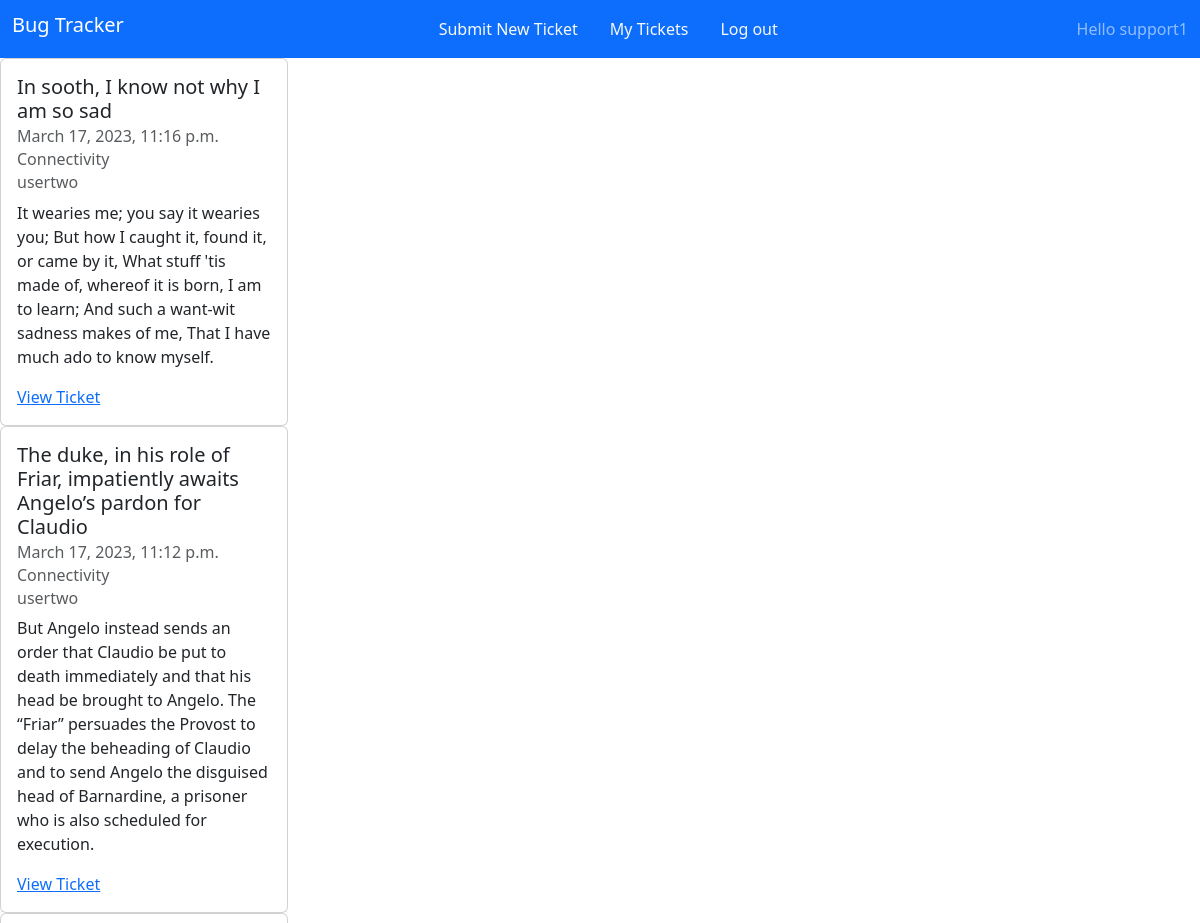
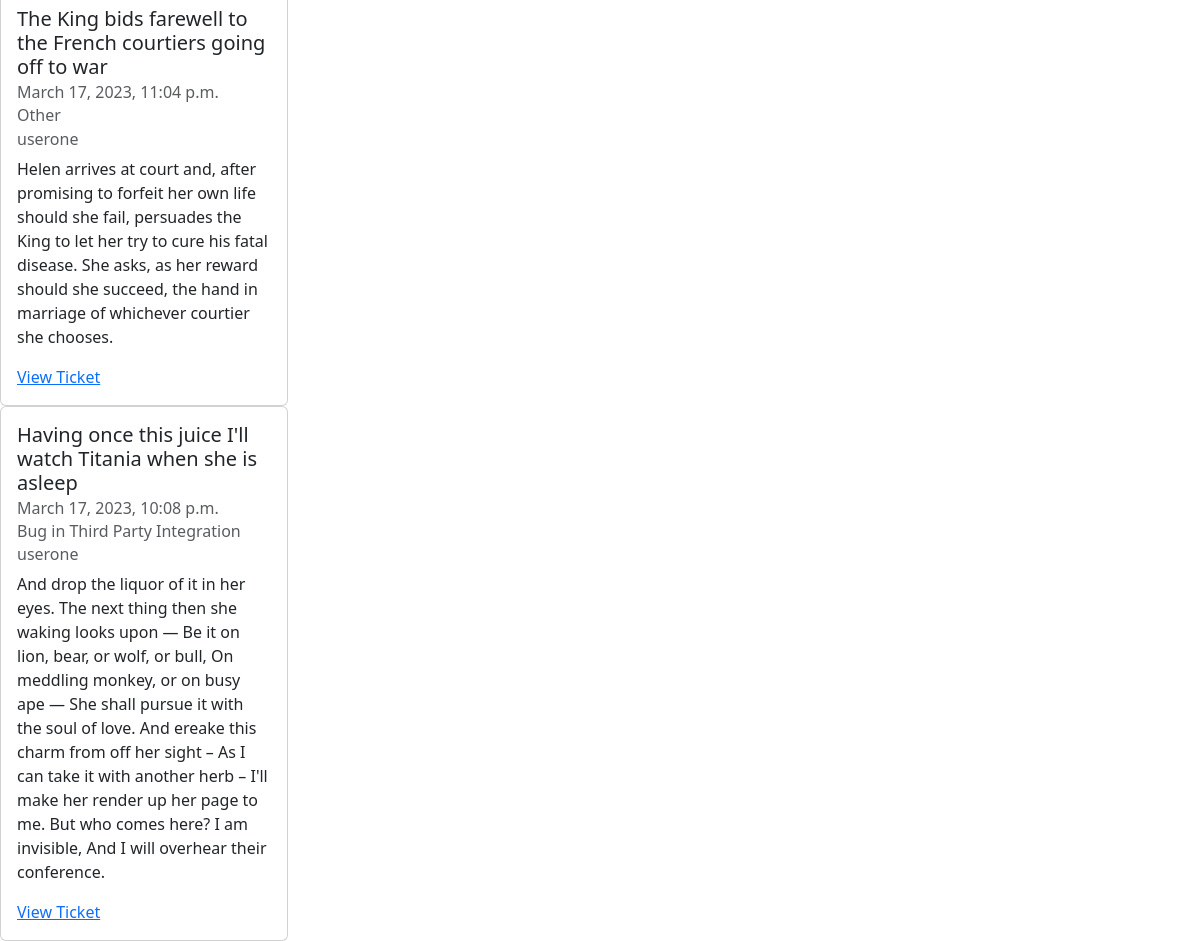
/view_tickets/ (signed in), run on the app's committed database (2 pictures, top to bottom).
### base_app/models.py (models this page shows, shortened)
class CreateTicket(models.Model):
    ticket_author = models.ForeignKey(User, on_delete=models.SET_NULL, null=True, blank=True)
    entry_id = models.UUIDField(
         primary_key = True,
         default = uuid.uuid4,
         editable = False)
    timestamp = models.DateTimeField(default=timezone.now)
    message_subject = models.CharField(max_length=100)
    message_body = models.TextField()
    """Setting the values for dropdown select menu for what kind of issue user is facing"""
    CONNECTIVITY = "Connectivity"
    HARDWARE = "Hardware"
    SOFTWARE = "Software"
    THIRD_PARTY = "Bug in Third Party Integration"
    USER_ERROR = "User error"
    OTHER = "Other"
    ISSUE_CHOICES = [
        (CONNECTIVITY, "Connectivity"),
        (HARDWARE, "Hardware"),
        (SOFTWARE, "Software"),
        (THIRD_PARTY, "Third Party Integration"),
        (USER_ERROR, "User error"),
        (OTHER, "Other"),
    ]
    """The dropdown menu"""
    issue_category = models.CharField("Issue Category", max_length=100, blank=False, choices=ISSUE_CHOICES, default=OTHER)
    class Meta:
        ordering = ("-timestamp",)

### base_app/views.py (the view)
# urls.py: path('view_tickets/', view_tickets, name="user_tickets"),
@login_required(login_url="login_page")
def view_tickets(request):
    user = request.user
    if user.is_staff == True:
        tickets = CreateTicket.objects.all()
    else:
        tickets = CreateTicket.objects.filter(ticket_author=request.user.id)
    context = {
        "tickets": tickets,
    }
    return render(request, "view_tickets.html", context)

### templates/view_tickets.html
{% extends 'base.html' %}
{% block content %}
{% for ticket in tickets %}
<div class="card" style="width: 18rem;">
    <div class="card-body">
      <h5 class="card-title">{{ ticket.message_subject }}</h5>
      <h6 class="card-subtitle mb-2 text-muted">{{ ticket.timestamp }}</h6>
      <h6 class="card-subtitle mb-2 text-muted">{{ ticket.issue_category }}</h6>
      <h6 class="card-subtitle mb-2 text-muted">{{ ticket.ticket_author }}</h6>
      <p class="card-text">{{ ticket.message_body }}</p>
      <a href="{% url 'ticket_detail' ticket.pk %}" class="card-link">View Ticket</a>
    </div>
  </div>
{% empty %}
<p>No tickets</p>
{% endfor %}
{% endblock content %}

### templates/base.html (shortened to what this page needs)
<!DOCTYPE html>
<html lang="en">
<head>
    {% load bootstrap5 %}
    {% bootstrap_css %}
</head>
<body>
    <nav class="navbar navbar-expand-lg navbar-dark bg-primary">
        <div class="container-fluid">
        <h1 class="navbar-brand">Bug Tracker</h1>
    <ul class="nav">
        <li class="nav-item">
            <a class="nav-link link-light" href="{% url 'ticket_page' %}">Submit New Ticket</a>
        </li>
        <li class="nav-item">
            <a class="nav-link link-light" href="{% url 'user_tickets' %}">My Tickets</a>
        </li>
        {% if request.user.is_authenticated %}<li class="nav-item">
            <a class="nav-link link-light" href="{% url 'logout' %}">Log out</a>
        </li>
        {% else %}<li class="nav-item">
            <a class="nav-link link-light" href="{% url 'login_page' %}">Log in</a>
        </li>{% endif %}
</ul>
<span class="navbar-text">
    Hello {{user}}
  </span>
</div>
</nav>
    {% block content %}
    {% endblock content %}
</body>
</html>

### data on the page
CreateTicket: message_subject "In sooth, I know not why I am so sad", timestamp "March 17, 2023, 11:16 p.m.", issue_category "Connectivity", ticket_author "usertwo", message_body "It wearies me; you say it wearies you; But how I caught it, found it, or came by it, What stuff 'tis made of, whereof it is born, I am to learn; And such a want-wit sadness makes of me, That I have much ado to know myself."
CreateTicket: message_subject "The duke, in his role of Friar, impatiently awaits Angelo’s pardon for Claudio", timestamp "March 17, 2023, 11:12 p.m.", issue_category "Connectivity", ticket_author "usertwo", message_body "But Angelo instead sends an order that Claudio be put to death immediately and that his head be brought to Angelo. The “Friar” persuades the Provost to delay the beheading of Claudio and to send Angelo the disguised head of Barnardine, a prisoner who is also scheduled for execution."
CreateTicket: message_subject "The King bids farewell to the French courtiers going off to war", timestamp "March 17, 2023, 11:04 p.m.", issue_category "Other", ticket_author "userone", message_body "Helen arrives at court and, after promising to forfeit her own life should she fail, persuades the King to let her try to cure his fatal disease. She asks, as her reward should she succeed, the hand in marriage of whichever courtier she chooses."
CreateTicket: message_subject "Having once this juice I'll watch Titania when she is asleep", timestamp "March 17, 2023, 10:08 p.m.", issue_category "Bug in Third Party Integration", ticket_author "userone", message_body "And drop the liquor of it in her eyes. The next thing then she waking looks upon — Be it on lion, bear, or wolf, or bull, On meddling monkey, or on busy ape — She shall pursue it with the soul of love. And ereake this charm from off her sight – As I can take it with another herb – I'll make her render up her page to me. But who comes here? I am invisible, And I will overhear their conference."

### other printed values
{{ user }} "support1"
